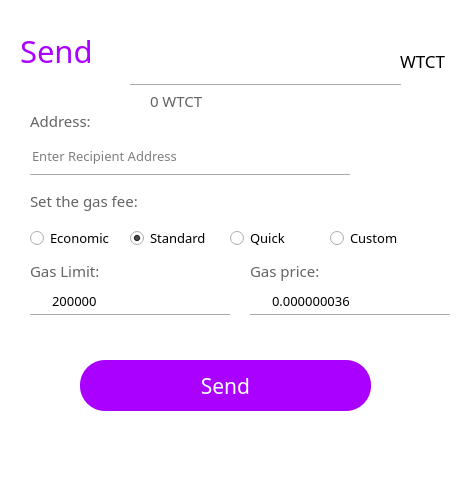
<?xml version="1.0" encoding="UTF-8"?>
<ui version="4.0">
 <class>SendForm</class>
 <widget class="QWidget" name="SendForm">
  <property name="geometry">
   <rect>
    <x>0</x>
    <y>0</y>
    <width>467</width>
    <height>489</height>
   </rect>
  </property>
  <property name="windowTitle">
   <string>Form</string>
  </property>
  <property name="styleSheet">
   <string notr="true">background-color: rgb(255, 255, 255);</string>
  </property>
  <widget class="QLineEdit" name="lineEdit_6">
   <property name="geometry">
    <rect>
     <x>130</x>
     <y>40</y>
     <width>261</width>
     <height>31</height>
    </rect>
   </property>
   <property name="font">
    <font>
     <family>等线</family>
     <pointsize>10</pointsize>
    </font>
   </property>
   <property name="toolTip">
    <string/>
   </property>
   <property name="statusTip">
    <string/>
   </property>
   <property name="whatsThis">
    <string/>
   </property>
   <property name="accessibleName">
    <string/>
   </property>
   <property name="accessibleDescription">
    <string/>
   </property>
   <property name="styleSheet">
    <string notr="true">
QLineEdit[echoMode=&quot;2&quot;] {
    lineedit-password-character:42;
}
</string>
   </property>
   <property name="frame">
    <bool>false</bool>
   </property>
   <property name="echoMode">
    <enum>QLineEdit::Normal</enum>
   </property>
  </widget>
  <widget class="QPushButton" name="closeenterpsw">
   <property name="geometry">
    <rect>
     <x>430</x>
     <y>0</y>
     <width>41</width>
     <height>31</height>
    </rect>
   </property>
   <property name="focusPolicy">
    <enum>Qt::NoFocus</enum>
   </property>
   <property name="styleSheet">
    <string notr="true">border:0px;</string>
   </property>
   <property name="text">
    <string/>
   </property>
   <property name="icon">
    <iconset>
     <normaloff>pic/close.png</normaloff>pic/close.png</iconset>
   </property>
   <property name="flat">
    <bool>true</bool>
   </property>
  </widget>
  <widget class="QLabel" name="label_15">
   <property name="geometry">
    <rect>
     <x>20</x>
     <y>30</y>
     <width>81</width>
     <height>41</height>
    </rect>
   </property>
   <property name="font">
    <font>
     <family>微软雅黑</family>
     <pointsize>23</pointsize>
     <weight>50</weight>
     <bold>false</bold>
    </font>
   </property>
   <property name="styleSheet">
    <string notr="true">color: rgb(170, 0, 255);</string>
   </property>
   <property name="text">
    <string>Send</string>
   </property>
  </widget>
  <widget class="Line" name="line_38">
   <property name="geometry">
    <rect>
     <x>130</x>
     <y>80</y>
     <width>271</width>
     <height>10</height>
    </rect>
   </property>
   <property name="orientation">
    <enum>Qt::Horizontal</enum>
   </property>
  </widget>
  <widget class="QLabel" name="label_7">
   <property name="geometry">
    <rect>
     <x>400</x>
     <y>50</y>
     <width>51</width>
     <height>21</height>
    </rect>
   </property>
   <property name="font">
    <font>
     <family>等线</family>
     <pointsize>13</pointsize>
    </font>
   </property>
   <property name="text">
    <string>WTCT</string>
   </property>
  </widget>
  <widget class="QPushButton" name="pushButton_9">
   <property name="geometry">
    <rect>
     <x>80</x>
     <y>360</y>
     <width>291</width>
     <height>51</height>
    </rect>
   </property>
   <property name="font">
    <font>
     <family>等线</family>
     <pointsize>16</pointsize>
    </font>
   </property>
   <property name="cursor">
    <cursorShape>PointingHandCursor</cursorShape>
   </property>
   <property name="focusPolicy">
    <enum>Qt::NoFocus</enum>
   </property>
   <property name="styleSheet">
    <string notr="true">background-color: rgb(170, 0, 255);
color: rgb(255, 255, 255);
border-radius:25px;</string>
   </property>
   <property name="text">
    <string>Send</string>
   </property>
   <property name="flat">
    <bool>true</bool>
   </property>
  </widget>
  <widget class="Line" name="line_39">
   <property name="geometry">
    <rect>
     <x>30</x>
     <y>310</y>
     <width>200</width>
     <height>10</height>
    </rect>
   </property>
   <property name="orientation">
    <enum>Qt::Horizontal</enum>
   </property>
  </widget>
  <widget class="Line" name="line_40">
   <property name="geometry">
    <rect>
     <x>250</x>
     <y>310</y>
     <width>200</width>
     <height>10</height>
    </rect>
   </property>
   <property name="orientation">
    <enum>Qt::Horizontal</enum>
   </property>
  </widget>
  <widget class="Line" name="line_41">
   <property name="geometry">
    <rect>
     <x>30</x>
     <y>170</y>
     <width>320</width>
     <height>10</height>
    </rect>
   </property>
   <property name="orientation">
    <enum>Qt::Horizontal</enum>
   </property>
  </widget>
  <widget class="QPushButton" name="pushButton_34">
   <property name="geometry">
    <rect>
     <x>360</x>
     <y>130</y>
     <width>41</width>
     <height>41</height>
    </rect>
   </property>
   <property name="cursor">
    <cursorShape>PointingHandCursor</cursorShape>
   </property>
   <property name="focusPolicy">
    <enum>Qt::NoFocus</enum>
   </property>
   <property name="autoFillBackground">
    <bool>false</bool>
   </property>
   <property name="styleSheet">
    <string notr="true">border:0px;</string>
   </property>
   <property name="text">
    <string/>
   </property>
   <property name="icon">
    <iconset>
     <normaloff>pic/7.png</normaloff>pic/7.png</iconset>
   </property>
   <property name="iconSize">
    <size>
     <width>77</width>
     <height>77</height>
    </size>
   </property>
   <property name="autoDefault">
    <bool>false</bool>
   </property>
   <property name="flat">
    <bool>true</bool>
   </property>
  </widget>
  <widget class="QPushButton" name="pushButton_36">
   <property name="geometry">
    <rect>
     <x>400</x>
     <y>130</y>
     <width>41</width>
     <height>41</height>
    </rect>
   </property>
   <property name="cursor">
    <cursorShape>PointingHandCursor</cursorShape>
   </property>
   <property name="focusPolicy">
    <enum>Qt::NoFocus</enum>
   </property>
   <property name="autoFillBackground">
    <bool>false</bool>
   </property>
   <property name="text">
    <string/>
   </property>
   <property name="icon">
    <iconset>
     <normaloff>pic/06.png</normaloff>pic/06.png</iconset>
   </property>
   <property name="iconSize">
    <size>
     <width>77</width>
     <height>77</height>
    </size>
   </property>
   <property name="autoDefault">
    <bool>false</bool>
   </property>
   <property name="flat">
    <bool>true</bool>
   </property>
  </widget>
  <widget class="QLabel" name="label_51">
   <property name="geometry">
    <rect>
     <x>30</x>
     <y>110</y>
     <width>71</width>
     <height>21</height>
    </rect>
   </property>
   <property name="font">
    <font>
     <family>微软雅黑</family>
     <pointsize>11</pointsize>
    </font>
   </property>
   <property name="styleSheet">
    <string notr="true">color: rgb(100, 100, 100);</string>
   </property>
   <property name="text">
    <string>Address:</string>
   </property>
  </widget>
  <widget class="QLabel" name="label_52">
   <property name="geometry">
    <rect>
     <x>150</x>
     <y>90</y>
     <width>161</width>
     <height>21</height>
    </rect>
   </property>
   <property name="font">
    <font>
     <family>微软雅黑</family>
     <pointsize>11</pointsize>
    </font>
   </property>
   <property name="styleSheet">
    <string notr="true">color: rgb(100, 100, 100);</string>
   </property>
   <property name="text">
    <string>0 WTCT</string>
   </property>
  </widget>
  <widget class="QLineEdit" name="lineEdit_7">
   <property name="geometry">
    <rect>
     <x>30</x>
     <y>140</y>
     <width>321</width>
     <height>31</height>
    </rect>
   </property>
   <property name="font">
    <font>
     <family>等线</family>
     <pointsize>10</pointsize>
    </font>
   </property>
   <property name="toolTip">
    <string/>
   </property>
   <property name="statusTip">
    <string/>
   </property>
   <property name="whatsThis">
    <string/>
   </property>
   <property name="accessibleName">
    <string/>
   </property>
   <property name="accessibleDescription">
    <string/>
   </property>
   <property name="styleSheet">
    <string notr="true">
QLineEdit[echoMode=&quot;2&quot;] {
    lineedit-password-character:42;
}
</string>
   </property>
   <property name="frame">
    <bool>false</bool>
   </property>
   <property name="echoMode">
    <enum>QLineEdit::Normal</enum>
   </property>
   <property name="placeholderText">
    <string>Enter Recipient Address</string>
   </property>
  </widget>
  <widget class="QLabel" name="label_53">
   <property name="geometry">
    <rect>
     <x>30</x>
     <y>190</y>
     <width>141</width>
     <height>21</height>
    </rect>
   </property>
   <property name="font">
    <font>
     <family>微软雅黑</family>
     <pointsize>11</pointsize>
    </font>
   </property>
   <property name="styleSheet">
    <string notr="true">color: rgb(100, 100, 100);</string>
   </property>
   <property name="text">
    <string>Set the gas fee:</string>
   </property>
  </widget>
  <widget class="QRadioButton" name="radioButton">
   <property name="geometry">
    <rect>
     <x>30</x>
     <y>230</y>
     <width>89</width>
     <height>16</height>
    </rect>
   </property>
   <property name="font">
    <font>
     <family>微软雅黑</family>
     <pointsize>10</pointsize>
    </font>
   </property>
   <property name="focusPolicy">
    <enum>Qt::NoFocus</enum>
   </property>
   <property name="styleSheet">
    <string notr="true">border:0px;</string>
   </property>
   <property name="text">
    <string>Economic</string>
   </property>
  </widget>
  <widget class="QRadioButton" name="radioButton_2">
   <property name="geometry">
    <rect>
     <x>130</x>
     <y>230</y>
     <width>89</width>
     <height>16</height>
    </rect>
   </property>
   <property name="font">
    <font>
     <family>微软雅黑</family>
     <pointsize>10</pointsize>
    </font>
   </property>
   <property name="focusPolicy">
    <enum>Qt::NoFocus</enum>
   </property>
   <property name="styleSheet">
    <string notr="true">border:0px;</string>
   </property>
   <property name="text">
    <string>Standard</string>
   </property>
   <property name="checked">
    <bool>true</bool>
   </property>
  </widget>
  <widget class="QRadioButton" name="radioButton_3">
   <property name="geometry">
    <rect>
     <x>230</x>
     <y>230</y>
     <width>89</width>
     <height>16</height>
    </rect>
   </property>
   <property name="font">
    <font>
     <family>微软雅黑</family>
     <pointsize>10</pointsize>
    </font>
   </property>
   <property name="focusPolicy">
    <enum>Qt::NoFocus</enum>
   </property>
   <property name="styleSheet">
    <string notr="true">border:0px;</string>
   </property>
   <property name="text">
    <string>Quick</string>
   </property>
  </widget>
  <widget class="QRadioButton" name="radioButton_4">
   <property name="geometry">
    <rect>
     <x>330</x>
     <y>230</y>
     <width>89</width>
     <height>16</height>
    </rect>
   </property>
   <property name="font">
    <font>
     <family>微软雅黑</family>
     <pointsize>10</pointsize>
    </font>
   </property>
   <property name="focusPolicy">
    <enum>Qt::NoFocus</enum>
   </property>
   <property name="styleSheet">
    <string notr="true">border:0px;</string>
   </property>
   <property name="text">
    <string>Custom</string>
   </property>
  </widget>
  <widget class="QLabel" name="label_54">
   <property name="geometry">
    <rect>
     <x>30</x>
     <y>260</y>
     <width>81</width>
     <height>21</height>
    </rect>
   </property>
   <property name="font">
    <font>
     <family>微软雅黑</family>
     <pointsize>11</pointsize>
    </font>
   </property>
   <property name="styleSheet">
    <string notr="true">color: rgb(100, 100, 100);</string>
   </property>
   <property name="text">
    <string>Gas Limit:</string>
   </property>
  </widget>
  <widget class="QLabel" name="label_55">
   <property name="geometry">
    <rect>
     <x>250</x>
     <y>260</y>
     <width>81</width>
     <height>21</height>
    </rect>
   </property>
   <property name="font">
    <font>
     <family>微软雅黑</family>
     <pointsize>11</pointsize>
    </font>
   </property>
   <property name="styleSheet">
    <string notr="true">color: rgb(100, 100, 100);</string>
   </property>
   <property name="text">
    <string>Gas price:</string>
   </property>
  </widget>
  <widget class="QLineEdit" name="lineEdit_8">
   <property name="geometry">
    <rect>
     <x>50</x>
     <y>290</y>
     <width>161</width>
     <height>21</height>
    </rect>
   </property>
   <property name="font">
    <font>
     <family>等线</family>
     <pointsize>10</pointsize>
    </font>
   </property>
   <property name="toolTip">
    <string/>
   </property>
   <property name="statusTip">
    <string/>
   </property>
   <property name="whatsThis">
    <string/>
   </property>
   <property name="accessibleName">
    <string/>
   </property>
   <property name="accessibleDescription">
    <string/>
   </property>
   <property name="styleSheet">
    <string notr="true">
QLineEdit[echoMode=&quot;2&quot;] {
    lineedit-password-character:42;
}
</string>
   </property>
   <property name="text">
    <string>200000</string>
   </property>
   <property name="frame">
    <bool>false</bool>
   </property>
   <property name="echoMode">
    <enum>QLineEdit::Normal</enum>
   </property>
  </widget>
  <widget class="QLineEdit" name="lineEdit_9">
   <property name="geometry">
    <rect>
     <x>270</x>
     <y>290</y>
     <width>161</width>
     <height>21</height>
    </rect>
   </property>
   <property name="font">
    <font>
     <family>等线</family>
     <pointsize>10</pointsize>
    </font>
   </property>
   <property name="toolTip">
    <string/>
   </property>
   <property name="statusTip">
    <string/>
   </property>
   <property name="whatsThis">
    <string/>
   </property>
   <property name="accessibleName">
    <string/>
   </property>
   <property name="accessibleDescription">
    <string/>
   </property>
   <property name="styleSheet">
    <string notr="true">
QLineEdit[echoMode=&quot;2&quot;] {
    lineedit-password-character:42;
}
</string>
   </property>
   <property name="text">
    <string>0.000000036</string>
   </property>
   <property name="frame">
    <bool>false</bool>
   </property>
   <property name="echoMode">
    <enum>QLineEdit::Normal</enum>
   </property>
  </widget>
 </widget>
 <resources/>
 <connections/>
</ui>
